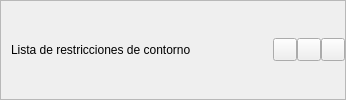
             <widget class="QFrame" name="frame_boundarySubTitle3">
              <property name="frameShape">
               <enum>QFrame::Shape::StyledPanel</enum>
              </property>
              <property name="frameShadow">
               <enum>QFrame::Shadow::Raised</enum>
              </property>
              <layout class="QHBoxLayout" name="horizontalLayout_7">
               <property name="spacing">
                <number>0</number>
               </property>
               <property name="leftMargin">
                <number>10</number>
               </property>
               <property name="topMargin">
                <number>0</number>
               </property>
               <property name="rightMargin">
                <number>0</number>
               </property>
               <property name="bottomMargin">
                <number>0</number>
               </property>
               <item>
                <widget class="QLabel" name="label_cardBoundarySubTitle3">
                 <property name="minimumSize">
                  <size>
                   <width>262</width>
                   <height>0</height>
                  </size>
                 </property>
                 <property name="text">
                  <string>Lista de restricciones de contorno</string>
                 </property>
                 <property name="QLabelStyle" stdset="0">
                  <number>2</number>
                 </property>
                </widget>
               </item>
               <item>
                <widget class="QToolButton" name="toolButton_showHideLabel">
                 <property name="toolTip">
                  <string>Mostrar/ocultar etiquetas</string>
                 </property>
                 <property name="text">
                  <string/>
                 </property>
                 <property name="icon">
                  <iconset resource="../resources/iconos.qrc">
                   <normaloff>:/iconos/iconos_menu_draw_mesh/label_not.svg</normaloff>:/iconos/iconos_menu_draw_mesh/label_not.svg</iconset>
                 </property>
                 <property name="arrowType">
                  <enum>Qt::ArrowType::NoArrow</enum>
                 </property>
                 <property name="QToolButtonSubTitleStyle" stdset="0">
                  <number>1</number>
                 </property>
                </widget>
               </item>
               <item>
                <widget class="QToolButton" name="toolButton_showHideBoundary">
                 <property name="toolTip">
                  <string>Mostrar/ocultar restricciones</string>
                 </property>
                 <property name="text">
                  <string/>
                 </property>
                 <property name="icon">
                  <iconset resource="../resources/iconos.qrc">
                   <normaloff>:/iconos/iconos_menu_draw_mesh/view_draw.svg</normaloff>:/iconos/iconos_menu_draw_mesh/view_draw.svg</iconset>
                 </property>
                 <property name="arrowType">
                  <enum>Qt::ArrowType::NoArrow</enum>
                 </property>
                 <property name="QToolButtonSubTitleStyle" stdset="0">
                  <number>1</number>
                 </property>
                </widget>
               </item>
               <item>
                <widget class="QToolButton" name="toolButton_cardBoundarySubTitle3">
                 <property name="text">
                  <string/>
                 </property>
                 <property name="icon">
                  <iconset resource="../resources/iconos.qrc">
                   <normaloff>:/iconos/iconos_menu_draw_data/minimize.svg</normaloff>:/iconos/iconos_menu_draw_data/minimize.svg</iconset>
                 </property>
                 <property name="arrowType">
                  <enum>Qt::ArrowType::NoArrow</enum>
                 </property>
                 <property name="QToolButtonSubTitleStyle" stdset="0">
                  <number>1</number>
                 </property>
                </widget>
               </item>
              </layout>
             </widget>
